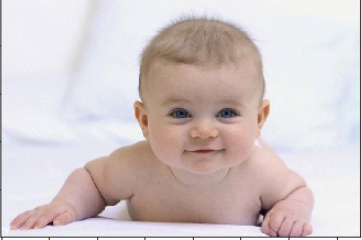
#> input picture datasets/baby1.png, 362 x 240 px, found by its file name
$ jupyter execute --allow-errors imageAnaExplore_OpenCV.jupyter-py36.ipynb   (shell and % lines are left out)   (older library calls are emulated)
#> lines starting #> are read from the running program, lines starting #| are printed output that depends on the picture
### scripts/cvsupport.py
import numpy as np
import requests
from streamsx.topology.topology import *
import streamsx
import io
import base64

import cv2
from cv2 import IMREAD_COLOR
from cv2 import COLOR_BGR2RGB
from cv2 import CascadeClassifier
from cv2 import imdecode
from cv2 import cvtColor
from PIL import Image

import logging

"""
  OpenCv support for Streams Image processing....

"""

logging.getLogger("cvsupport")


class ImageFetch:
    """
    Fetch image using URL of tuple..
    """

    def __init__(self):
        """ Fetch image .

        Notes:

            * decode_img(tuple.image_string) # to return encoded string as an image.
        ```
        """
        pass

    def __exit__(self, exception_type, exception_value, traceback):
        logging.getLogger(__name__).error("*EXIT invoked type:{} value:{}".format(exception_type, exception_value))
        return True  # do not re-raise the exception.

    def __call__(self, _tuple):
        """ The processing

        Args:
            _tuple: field 'img_desc'][0]['img'] has image url to be fetched

        Returns:
            'image_string', image encoded as a string added to _tuple, None on failure
        """

        img_url = _tuple['img_desc'][0]['img']
        response = requests.get(img_url)
        if not response.ok:
            logging.getLogger(__name__).warning("Error {} on url:{}".format(response, img_url))
            return None
        _tuple['source'] = 'img_url'
        _tuple['image_string'] = str(base64.b64encode(response.content).decode("utf-8"))
        return _tuple


class FaceRegions:
    """ Find faces in image using image_string of tuple.

    """

    def __init__(self, haar_file=None):
        self.haar_cascade_face = None
        self.haar_file = haar_file

    # [6 lines left out: function __enter__, not called in this run]

    def __exit__(self, exception_type, exception_value, traceback):
        logging.getLogger(__name__).error("*EXIT invoked type:{} value:{}".format(exception_type, exception_value))
        return True  # do not re-raise the exception.

    # [5 lines left out: function bts_to_img, not called in this run]

    def convertToRGB(self, image):
        return cvtColor(image, COLOR_BGR2RGB)

    # [27 lines left out: function __call__, not called in this run]


class ObjectRegions:

    # [23 lines left out: functions __init__, __enter__, not called in this run]

    def __exit__(self, exception_type, exception_value, traceback):
        logging.getLogger(__name__).error("*EXIT invoked type:{} value:{}".format(exception_type, exception_value))
        return True  # do not re-raise the exception....

    # [5 lines left out: function bts_to_img, not called in this run]

    def convertToRGB(self, image):
        return cvtColor(image, COLOR_BGR2RGB)

    # [40 lines left out: function __call__, not called in this run]


class BuildVideoFrame:
    def __init__(self):
        """Image frames come across in chunks the put the chunks back together """

    # [4 lines left out: function decode_img, not called in this run]

    def __enter__(self):
        self.startup = True
        self.image_string = ""

    def __exit__(self, exception_type, exception_value, traceback):
        logging.getLogger(__name__).error("* EXIT invoked type:{} value:{}".format(exception_type, exception_value))
        return True   # do not re-raise the exception

    # [27 lines left out: function __call__, not called in this run]

### scripts/streams_operations.py
import base64
import collections
import csv
import io
from urllib.parse import urlparse
import json
import requests
import streamsx.rest as rest
#from PIL import Image
from bs4 import BeautifulSoup
from sseclient import SSEClient as EventSource
from streamsx.topology import context
from streamsx.topology.topology import *


def get_instance(service_name="Steaming3Turbine"):
    """Setup to access your Streams instance.

    ..note::The notebook is work within Cloud and ICP4D.
            Refer to the 'Setup' cells above.
    Returns:
        instance : Access to Streams instance, used for submitting and rendering views.
    """
    try:
        from icpd_core import icpd_util
        import urllib3
        global cfg
        cfg[context.ConfigParams.SSL_VERIFY] = False
        instance = rest.Instance.of_service(cfg)
        print("Within ICP4D")
        urllib3.disable_warnings(urllib3.exceptions.InsecureRequestWarning)
    except ImportError:
        cfg = None
        print("Outside ICP4D")
        import credential
        sc = rest.StreamingAnalyticsConnection(service_name='Streaming3Turbine',
                                               vcap_services=credential.vcap_conf)
        instance = sc.get_instances()[0]
    return instance,cfg


# [12 lines left out: function get_events, not called in this run]


class sum_aggregation():
    # [23 lines left out: functions __init__, __call__, not called in this run]


class tally_fields(object):
    # [21 lines left out: functions __init__, __call__, not called in this run]


class wiki_lang():
    """
    Augment the tuple to include language wiki event.

    Mapping is loaded at build time and utilized at runtime.
    """

    # [109 lines left out: functions __init__, __call__, shred_item_image, shred_jpg_image, not called in this run]


class soup_image_extract():
    """If the the field_name has a potential a image we

    Return:
        None : field did not have potenital for an image.
        [] : had potential but no url found.
        [{title,img,href}]
    """

    def __init__(self, field_name="title", url_base="https://www.wikidata.org/wiki/"):
        self.url_base = url_base
        self.field_name = field_name

    # [11 lines left out: function __call__, not called in this run]


class soup_image():
    """If the the field_name has a potential for a image we

    Return:
        None : field did not have potenital for an image.
        [] : had potential but no url found.
        [{title,img,href}]
    """

    # [26 lines left out: functions __init__, __call__, not called in this run]


## Support of streams processing
class cache_url_process():
    # [30 lines left out: functions __init__, cache_process, not called in this run]

    def stats(self):
        return dict({"attempts": self.attempts, "hits": self.hits, "len": len(self.urls)})

"""
Facial Exaction.....
"""


tmpBufIoOut = None

# [79 lines left out: functions facial_fetch, facial_locate, crop_percent, image_cropper, not called in this run]


class facial_image():
    """Extract all the faces from an image, for each found face generate a tuple with a face field.
    Args:
        - field_name : name of field on input tuple with the image description dict
        - img_field : dictionary entry that has url of image


    Return:
        None - No 'img_desc' field or no faces found
        List of tuples composed of the input tuple with a new 'face' field
        face a dictionary:
        - probability : probability that it's a face
        - percentage : % of the field_img that the detection_box occupies
        - detection_box : within the orginal image, coodinates of extracted image
        - bytes_PIL_b64 : cropped image in binary Base64 ascii
    ..notes:
        1. the next operator in line should be the flat_map() that takes the list of tuples and converts
        to a stream of tuples.
    ..code::
        '''
        ## Example of displaying encoded cropped image.
        from PIL import Image
        from io import BytesIO
        import copy

        calidUrlImage = "URL of valid Image to be analysized"
        minimal_tuple = {'img_desc':[{'img':validUrlImage}]}
        fi = facial_image()
        crops = fi.__call__(minimal_tuple)
        for crop in crops:
            cropImg = Image.open(io.BytesIO(base64.b64decode(crop['face']['bytes_PIL_b64'])))
            print("Image Size",cropImg.size)
            display(cropImg)
        '''
    """

    # [30 lines left out: functions __init__, __call__, not called in this run]

"""
Emotion Extraction...
"""


# [39 lines left out: function emotion_crop, not called in this run]


class emotion_image():
    """If there is an img entry, attempt to analyize
    Args:
        field_name : name of field on input tuple with the image description dict
        img_field: dictionary entry that has url of image

    Return:
        None - No 'img_desc' field or no entries in the field
        Add a emotion to the tuple.
            Empty [] if nothing in img_desc or no emotion could be derived
            None : field did not have potenital for an image.
        [] : had potential but no url found.
        [{title,img,href}]
    """

    def __init__(self):
        pass

    # [6 lines left out: function __call__, not called in this run]

### jupyter/hold4others/imageAnaExplore_OpenCV.jupyter-py36.ipynb
# Explore Image Analysis imgAna_OpenCV

In the past a service was invoked to locate faces, this is a replacement for that outboard processing locating
the faces using an OpenCV components.
This works, it is still in process.

## What is going on here

The first part of the file is getting access to OpenCV, verify that it works in notebook and possibly in Streams.
This work is done working with face detection.  A good part of this work is dealing with renderng the images
and adding boxes to regions, if your going todo something with images you gotta show them.

After we work out that it can be used I work out how to fetch images from the web, using the url in the
tuple. The image must be converted into somthing that JSON will not be upset with.

Two types of analysis are being done on the images.
- FaceRegion() : finds faces, this what I used to learn on, thus all the work a the begining of the notebook.
- ObjectRegions() : finds objects, much better example since it give the location of the object and an key to what the object is. This I got from Jerome.

Two applications in here are build here.
- imageFetch : pulls images in from the web and encodes them
- fineImageElements : invokes FaceRegions() to find faces & ObjectRegions()

The 'imageFetch' application gets it's data from [WikiRecentPhase3](./imgAna_3.jupyter-py36.ipynb),
make sure you read about this below.

[cell 1]
#!pip install opencv-contrib-python
#%load_ext autoreload
#%autoreload 2

## Note :

Getting this build locally and push up to the cloud you need the following...
```bash
pip install opencv-contrib-python
pip install pandas
pip install ipywidgets
jupyter nbextension enable --py widgetsnbextension
pip install beautifulsoup4
pip install Pillow
```
Here is where I got a jump start on [face-detection-python-opencv](https://www.datacamp.com/community/tutorials/face-detection-python-opencv).

[cell 2]
import numpy as np
import cv2
import matplotlib.pyplot as plt

import pandas as pd

from IPython.core.debugger import set_trace
from IPython.display import display, clear_output

from statistics import mean
from collections import deque
from collections import Counter

import json
import datetime

import matplotlib.pyplot as plt
import ipywidgets as widgets
from ipywidgets import Button, HBox, VBox, Layout

from bs4 import BeautifulSoup


from sseclient import SSEClient as EventSource

from ipywidgets import Button, HBox, VBox, Layout

from  functools import lru_cache
import requests

from streamsx.topology.topology import *
import streamsx.rest as rest
from streamsx.topology import context

import time

from PIL import Image,  ImageDraw  # https://pillow.readthedocs.io/en/4.3.x/
import io
import base64
import sys
if '../scripts' not in sys.path:
    sys.path.insert(0, '../scripts')
import cvsupport
import streams_operations
import streams_render
import streamsx.eventstreams as eventstreams
from streamsx.topology.schema import CommonSchema

from IPython.core.display import HTML

## has credentials for cloud & kafka/event stream
import credential


import logging
logging.getLogger("imgAna_OpenCV")

[cell 3]
## HACK - his should note be necessary - something is wrong with my environment,
##
import os
try:
    print("JAVA_HOME is set to",os.environ["JAVA_HOME"])
except KeyError as err:
    os.environ["JAVA_HOME"] = "/Library/Java/JavaVirtualMachines/jdk1.8.0_221.jdk/Contents/Home"
    print("Had to set JAVA_HOME is set to",os.environ["JAVA_HOME"],"\n   --- what is going on here...")

[cell 4]
# [10 lines left out: function catchInterrupt, not called in this run]

## Process a local file
Using OpenCv so some  processing on a local file.
* do some image manipulation
* find the face

[cell 5]
img_raw = cv2.imread('../datasets/baby1.png')
#> img_raw is the input picture: shape (240, 362, 3); mean B, G, R 200.8, 200.4, 211.7
print(type(img_raw))
#| <class 'numpy.ndarray'>
print(img_raw.shape)
#| (240, 362, 3)
plt.imshow(img_raw)
#> (this line was passed over: IPython is not available in this run)

[cell 6]
def convertToRGB(image):
    return cv2.cvtColor(image, cv2.COLOR_BGR2RGB)
plt.imshow(convertToRGB(img_raw))
#> (this line was passed over: IPython is not available in this run)

[cell 7]
def convertToBW(image):
    return cv2.cvtColor(image, cv2.COLOR_BGR2GRAY)
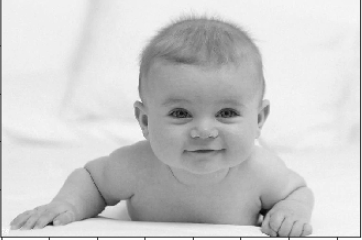
#> returned value: shape (240, 362); min 7, max 255, mean 203.8
plt.imshow(convertToBW(img_raw), cmap='gray')
#> (this line was passed over: IPython is not available in this run)

[cell 8]
haar_cascade_face = cv2.CascadeClassifier('../datasets/haarcascade_frontalface_default.xml')
haar_cascade_face

faces_rects = haar_cascade_face.detectMultiScale(convertToBW(img_raw), scaleFactor = 1.2, minNeighbors = 5);
#> faces_rects = [[138, 56, 140, 140]]

# Let us print the no. of faces found
print("Faces found: {} faces within regions:{}".format(len(faces_rects), faces_rects))
#| Faces found: 1 faces within regions:[[138  56 140 140]]

## Visualize
* Find faces
* Draw a box around them

[cell 9]
def detect_faces(image, cascade, scaleFactor = 1.1):
    # create a copy of the image to prevent any changes to the original one.
    image_copy = image.copy()

    #convert the test image to gray scale as opencv face detector expects gray images
    gray_image = convertToBW(image_copy)

    # Applying the haar classifier to detect faces
    image_rects = cascade.detectMultiScale(gray_image, scaleFactor=scaleFactor, minNeighbors=5)
    return image_rects

def rects_render(image, rects):
    image_copy = image.copy()
    for (x, y, w, h) in rects:
        cv2.rectangle(image_copy, (x, y), (x+w, y+h), (0, 255, 0), 15)
#> this loop made 1 pass
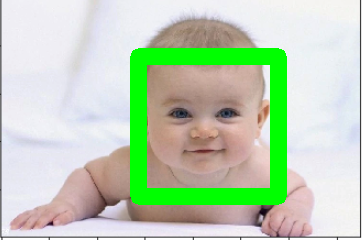
#> image_copy: shape (240, 362, 3); mean R, G, B 190.6, 209.2, 182.6
    return image_copy

## Render the image with the faces_rects
if len(faces_rects)> 0:
    img_rects = rects_render(convertToRGB(img_raw), faces_rects)
    #print(img_rects)
    plt.imshow(img_rects)
#> (this line was passed over: IPython is not available in this run)
else:
    print("On image")

[cell 10]
## Another image....
img_raw = cv2.imread('../datasets/imgClassify.jpg')
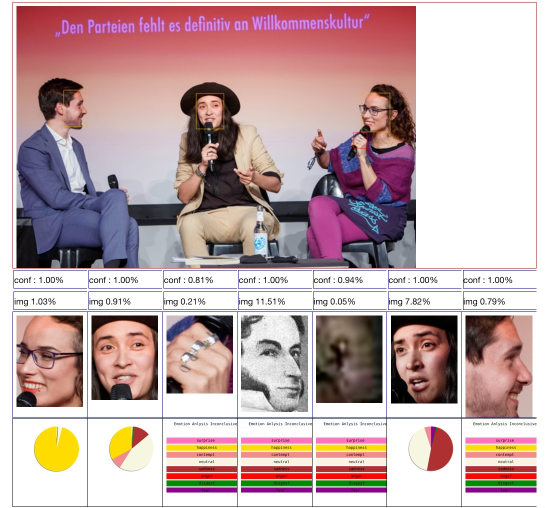
#> input picture datasets/imgClassify.jpg, 1090 x 1016 px, found by its file name (shown at 1/2 size)
#> img_raw is the input picture: shape (1016, 1090, 3); mean B, G, R 169.4, 168.6, 193.4
img_rgb = convertToRGB(img_raw)
rects = detect_faces(img_rgb, haar_cascade_face)
#> in convertToBW (call 3), `return cv2.cvtColor(image, cv2.COLOR_BGR2GRAY)`:
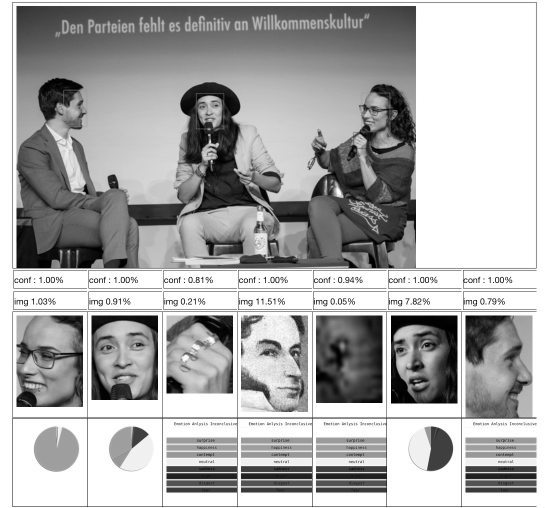
#> returned value: shape (1016, 1090) (shown at 1/2 size); min 0, max 255, mean 171.6
#> in detect_faces, `image_rects = cascade.detectMultiScale(gray_image, scaleFactor=scaleFa..`: image_rects = [[386, 187, 65, 65], [173, 634, 146, 146], [755, 634, 152, 152], [478, 633, 184, 184]]
#> rects has the same summary as image_rects in detect_faces
img_rects = rects_render(img_rgb, rects)
#> the loop in rects_render (call 2), `for (x, y, w, h) in rects:` made 4 passes
#> after the loop in rects_render (call 2), `for (x, y, w, h) in rects:`:
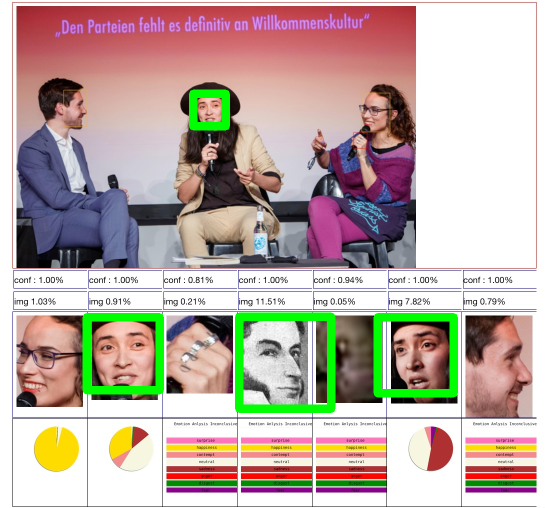
#> image_copy: shape (1016, 1090, 3) (shown at 1/2 size); mean R, G, B 189.2, 173.1, 165.5
plt.imshow(img_rects)
#> (this line was passed over: IPython is not available in this run)

# Fetch a image from the web

Use the the URLs for testing.

[cell 11]
# Get and image from the web.
urls = ["https://media.wired.com/photos/5c5354d391d0df22c1dee493/master/w_2560%2Cc_limit/Backchannel-Lena-Final.jpg",
       "https://upload.wikimedia.org/wikipedia/commons/1/1e/Christopher_de_Paus.JPG",
       "https://upload.wikimedia.org/wikipedia/commons/a/a5/Anne_Bethel_Spencer_in_her_wedding_dress.jpg",
       "https://upload.wikimedia.org/wikipedia/commons/f/f7/Barbara_Anderson_1969.JPG"]
#> (the rest of this cell did not finish here and is left out)

### OpenCV locate face region : face_rects
- OpenCV to fetch process image, locate the faces.
- OpenCV to render the results.

This processing will be pushed to Streams.

#### face_rects[] is a list of retanges that the face is in

[cell 12]
# [8 lines left out: function bts_to_img, not called in this run]

#> (the rest of this cell did not finish here and is left out)

## Render with face_rects[] - reduce dependency on numpy
Using image from web add the rects.

- Render in a widget, in a browser.

[cell 13]
def line_box(ele):
    (x,y,w,h)=ele
    return (x,y, x+w,y, x+w,y+h, x,y+h, x,y)


# [37 lines left out: functions inscribe_rect, encode_img, decode_img, resize_image, not called in this run]

[cell 14]
## Widget to display image
demo_widget = widgets.Output(layout={'border': '1px solid green'})
display(demo_widget)
#> (the rest of this cell did not finish here and is left out)

## Get images from Wiki via Streams

At this point...
- we can fetch images local/web
- render the image in the browser
- locate faces using the OpenCV facility.
- render the image inscribed with 'suspected' face regions.

Before we push this processing up to Streams we'll process the types of images the Streams applicagtion will be dealing with locally.
If you have not you need to bring up the the Streams application composed in the [WikiRecentPhase3](./imgAna_3.jupyter-py36.ipynb) notebook.
This application's view (soupActive) includes the URL of the image being submitted to WikiPedia, the image that we
are going preform face OpenCV face detection.

We'll do the processing on the Streams, results will be send back. Below were going
the processing in the browser to work out the processing to do.

This assumes that you have started the [WikiRecentPhase3](./imgAna_3.jupyter-py36.ipynb)

<a name="setup"></a>
# Setup
### Add credentials for the IBM Streams service

#### ICPD setup

With the cell below selected, click the "Connect to instance" button in the toolbar to insert the credentials for the service.

<a target="blank" href="https://developer.ibm.com/streamsdev/wp-content/uploads/sites/15/2019/02/connect_icp4d.gif">See an example</a>.

## Setup environment to submit and view.
- Use the data from WikiRecentPhase3

#> (a cell that did not finish here is left out)
